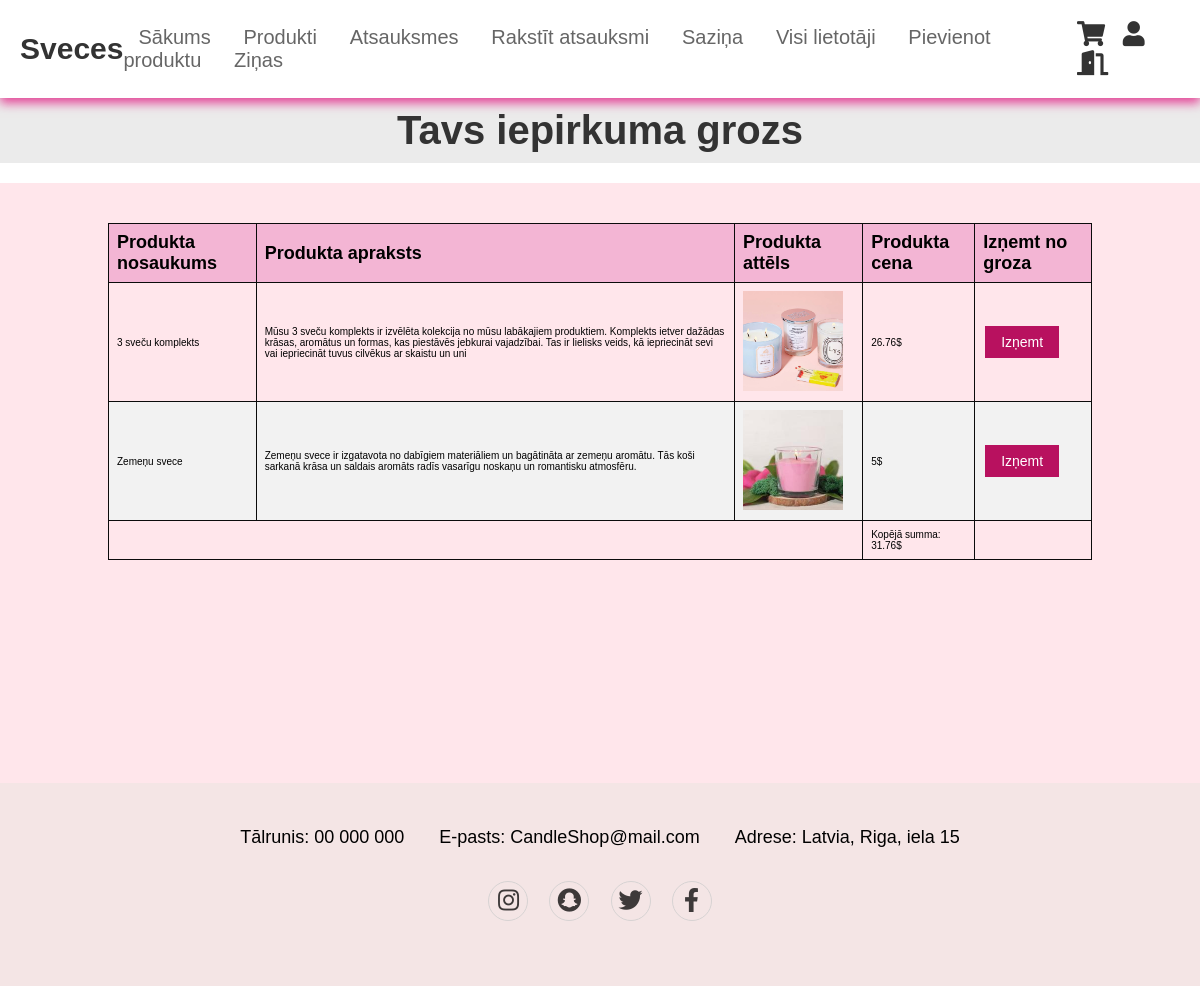
Screenshot of /cart.php (signed in) with the database file from the repository.
### tables this page shows
CREATE TABLE `products` (
  `product_id` int(11) NOT NULL,
  `product_name` varchar(255) NOT NULL,
  `product_image` varchar(255) NOT NULL,
  `product_description` varchar(255) NOT NULL,
  `product_price` varchar(255) NOT NULL
);

### cart.php (the view, shortened to what this page needs)
<?php
include_once 'header.php';
if (isset($_SESSION['user_id'])) {
    $user_id = $_SESSION['user_id'];
    $query = "SELECT products.* FROM products INNER JOIN cart ON products.product_id = cart.product_id WHERE cart.user_id = '$user_id'";
    $result = mysqli_query($conn, $query);
}
?>
<!DOCTYPE html>
<html>
<head>
    <h1 class="heading">Tavs iepirkuma grozs</h1>
    <section class="cart">
</head>
<body>
    <table>
        <thead>
            <tr>
                <th>Produkta nosaukums</th>
                <th>Produkta apraksts</th>
                <th>Produkta attēls</th>
                <th>Produkta cena</th>
                <th>Izņemt no groza</th>
            </tr>
        </thead>
        <tbody>
            <?php
            if (isset($_SESSION['cart']) && count($_SESSION['cart']) > 0) {
                $total_price = 0;
                foreach ($_SESSION['cart'] as $product) {
                    echo "<tr>";
                    echo "<td>" . $product["product_name"] . "</td>";
                    echo "<td>" . $product["product_description"] . "</td>";
                    echo "<td><img class='product' src='uploads/{$product["product_image"]}'></td>";
                    echo "<td>" . $product["product_price"] .   "$ </td>";
                    echo "<td><form method='post'>
                              <input type='hidden' name='product_id' value='" . $product["product_id"] . "'>
                              <button type='submit' name='remove'>Izņemt</button>
                          </form></td>";
                    echo "</tr>";
                    $total_price += $product["product_price"];
                }
                echo "<tr><td colspan='3'></td><td>Kopējā summa: " . $total_price . "$</td><td></td></tr>";
            } else {
                echo "<tr><td colspan='5'>Tavs grozs ir tukšs.</td></tr>";
            }
            ?>
        </tbody>
    </table>
</body>
</html>
         <?php include_once 'footer.php'; ?>

### style.css (style rules this page uses)
* { margin:0; padding:0; box-sizing: border-box; font-family: Verdana, Geneva, Tahoma, sans-serif; outline: none; border:none; text-decoration: none; text-transform: none; transition: .2s linear; }
html { font-size: 62.5%; scroll-behavior: smooth; scroll-padding-top: 6rem; overflow-x: hidden; }
section { padding:2rem 9%; }
.heading { text-align: center; font-size: 4rem; color:#333; padding:1rem; margin:2rem 0; margin-top: auto; background:rgba(223, 222, 223, 0.615); }
.product { width: 200px; height: 200px; }
.cart { background-color: rgba(255, 192, 203, 0.392); min-height: 600px; }
table { border-collapse: collapse; width: 100%; margin-top: 20px; }
th, td { text-align: left; padding: 8px; border: #0b0b0b 1px solid; }
th { background-color: #e474b46e; color: #000000; font-size: large; }
td img.product { width: 100px; height: 100px; object-fit: cover; }
tr:nth-child(even) { background-color: #f2f2f2; }
button { background-color: #b8115f; border: none; color: white; padding: 8px 16px; text-align: center; text-decoration: none; display: inline-block; font-size: 14px; margin: 4px 2px; cursor: pointer; }

### rows the page displays
products: product_name "3 sveču komplekts", product_description "Mūsu 3 sveču komplekts ir izvēlēta kolekcija no mūsu labākajiem produktiem. Komplekts ietver dažādas krāsas, aromātus un formas, kas piestāvēs jebkurai vajadzībai. Tas ir lielisks veids, kā iepriecināt sevi vai iepriecināt tuvus cilvēkus ar skaistu un uni", product_image (picture), product_price "26.76"
products: product_name "Zemeņu svece", product_description "Zemeņu svece ir izgatavota no dabīgiem materiāliem un bagātināta ar zemeņu aromātu. Tās koši sarkanā krāsa un saldais aromāts radīs vasarīgu noskaņu un romantisku atmosfēru.", product_image (picture), product_price "5"

### other values shown
$total_price "31.76"
